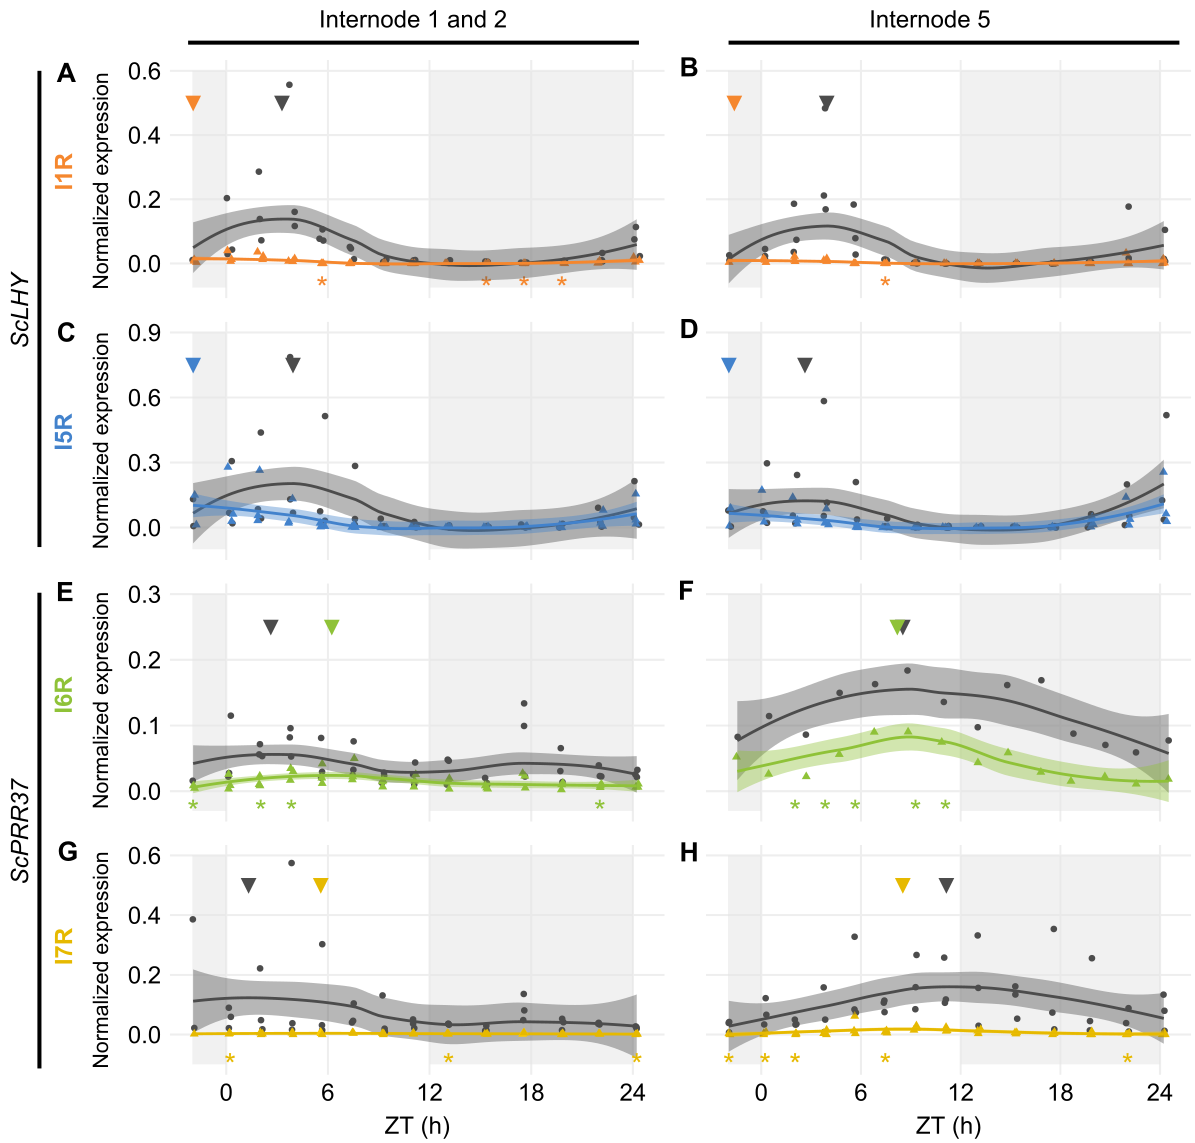

Generate this figure with R:
library(ggplot2)
library(scales)
library(reshape2)
library(cowplot)
library(png)
library(grid)
library(RColorBrewer)

theme_set(theme_cowplot())

#1100 x 1100

#FS <- "#874D96"
#AS <- "#3A934C"
FS_line = "solid"
AS_line = "dashed"

FS <- "#4d4d4d"
AS1 <- "#F7882F"
AS2 <- "#4484CE"

LHY1_timecourses_I1C2 <- read.csv("LHY1_splicing_I1C2_all.txt", sep="\t")
LHY1_timecourses_I1C2$Splice = factor(LHY1_timecourses_I1C2$Splice, levels=c("FS", "AS"))
LHY.1_I1C2 <- ggplot(data=LHY1_timecourses_I1C2, aes(x=CT, y=LHY.1, group=Splice)) +
  annotate("rect", xmin = -2, xmax = 0, ymin = -0.075, ymax = 0.6, alpha = .5, fill = "#e3e3e3")+
  annotate("rect", xmin = 12, xmax = 24, ymin = -0.075, ymax = 0.6, alpha = .5, fill = "#e3e3e3")+
  annotate("text", x = 3.29, y = 0.5, label = "\u25bc", size = 6, colour=FS)+
  annotate("text", x = -1.95, y = 0.5, label = "\u25bc", size = 6, colour=AS1)+
  annotate("text", x = 5.66, y = -0.075, label = "\u002a", size = 8, colour=AS1)+
  annotate("text", x = 15.35, y = -0.075, label = "\u002a", size = 8, colour=AS1)+
  annotate("text", x = 17.58, y = -0.075, label = "\u002a", size = 8, colour=AS1)+
  annotate("text", x = 19.81, y = -0.075, label = "\u002a", size = 8, colour=AS1)+
  geom_jitter(aes(col=Splice, shape = Splice),position=position_jitter(0.2), size = 2) +
  #stat_summary(aes(group=Splice, col=Splice, linetype=Splice), fun.y=mean, geom="line", size = 1.0)+
  stat_smooth(aes(group = Splice, colour = Splice, fill=Splice, outfit=fit2<<-..y..), span = 0.8)+
  scale_colour_manual(values=c(FS, AS1))+
  scale_fill_manual(values=c(FS, AS1))+
  scale_linetype_manual(values=c(FS_line, AS_line)) +
  scale_x_continuous(breaks=seq(0,24,6), name="ZT (h)", limits=c(-2, 24.55))+
  scale_y_continuous(breaks=seq(0,0.6,0.2), name="Normalized Expression", limits=c(-0.075,0.6))+
  theme(panel.grid.major = element_line(colour = "#efefef", size = 0.75), 
        text = element_text(size=18), 
        axis.ticks = element_blank(),
        axis.line = element_blank(),
        #axis.text.x = element_text(size=18),
        axis.text.x = element_blank(),
        axis.title.x = element_blank(),
        axis.text.y = element_text(size=18),
        legend.position = "none"
  )
LHY.1_I1C2

#method to identify the peak and though of the smoothed fit in C2
fit2 <- data.frame(fit2)
fit3 <- fit2[1:60, ]
fit4 <- fit2[81:140, ]
fit5 <- cbind(fit3, fit4)
fit5 <- data.frame(fit5)
maxFS0 <- data.frame(which(fit5 == max(fit5$fit3), arr.ind=TRUE))
maxFS <- ((maxFS0$row-1)*26.18/80)-1.95
maxAS0 <- data.frame(which(fit5 == max(fit5$fit4), arr.ind=TRUE))
maxAS <- ((maxAS0$row-1)*26.18/80)-1.95
minFS0 <- data.frame(which(fit5 == min(fit5$fit3), arr.ind=TRUE))
minFS <- ((minFS0$row-1)*26.18/80)-1.95
minAS0 <- data.frame(which(fit5 == min(fit5$fit4), arr.ind=TRUE))
minAS <- ((minAS0$row-1)*26.18/80)-1.95
FinalMaxMin <- cbind(maxFS, minFS, maxAS, minAS)
round(FinalMaxMin)

LHY1_timecourses_I5C2 <- read.csv("LHY1_splicing_I5C2_all.txt", sep="\t")
LHY1_timecourses_I5C2$Splice = factor(LHY1_timecourses_I5C2$Splice, levels=c("FS", "AS"))
LHY.1_I5C2 <- ggplot(data=LHY1_timecourses_I5C2, aes(x=CT, y=LHY.1, group=Splice)) +
  annotate("rect", xmin = -2, xmax = 0, ymin = -0.075, ymax = 0.6, alpha = .5, fill = "#e3e3e3")+
  annotate("rect", xmin = 12, xmax = 24, ymin = -0.075, ymax = 0.6, alpha = .5, fill = "#e3e3e3")+
  annotate("text", x = 3.94, y = 0.5, label = "\u25bc", size = 6, colour=FS)+
  annotate("text", x = -1.62, y = 0.5, label = "\u25bc", size = 6, colour=AS1)+
  annotate("text", x = 7.47, y = -0.075, label = "\u002a", size = 8, colour=AS1)+
  geom_jitter(aes(col=Splice, shape = Splice),position=position_jitter(0.1), size = 2) +
  stat_smooth(aes(group = Splice, colour = Splice, fill=Splice, outfit=fit2<<-..y..), span = 0.8)+
  scale_fill_manual(values=c(FS, AS1))+
  scale_colour_manual(values=c(FS, AS1))+
  scale_linetype_manual(values=c(FS_line, AS_line)) +
  scale_x_continuous(breaks=seq(0,24,6), name="ZT (h)", limits=c(-2, 24.55))+
  scale_y_continuous(breaks=seq(0,0.6,0.2), name="Normalized Expression", limits=c(-0.075,0.6))+
  theme(panel.grid.major = element_line(colour = "#efefef", size = 0.75), 
        text = element_text(size=18), 
        axis.ticks = element_blank(),
        axis.line = element_blank(),
        #axis.text.x = element_text(size=18),
        axis.text.x = element_blank(),
        axis.title.x = element_blank(),
        #axis.text.y = element_text(size=18),
        axis.text.y = element_blank(),
        axis.title.y = element_blank(),
        legend.position = "none"
  )
LHY.1_I5C2

#method to identify the peak and though of the smoothed fit in C2
fit2 <- data.frame(fit2)
fit3 <- fit2[1:60, ]
fit4 <- fit2[81:140, ]
fit5 <- cbind(fit3, fit4)
fit5 <- data.frame(fit5)
maxFS0 <- data.frame(which(fit5 == max(fit5$fit3), arr.ind=TRUE))
maxFS <- ((maxFS0$row-1)*26.18/80)-1.95
maxAS0 <- data.frame(which(fit5 == max(fit5$fit4), arr.ind=TRUE))
maxAS <- ((maxAS0$row-1)*26.18/80)-1.95
minFS0 <- data.frame(which(fit5 == min(fit5$fit3), arr.ind=TRUE))
minFS <- ((minFS0$row-1)*26.18/80)-1.95
minAS0 <- data.frame(which(fit5 == min(fit5$fit4), arr.ind=TRUE))
minAS <- ((minAS0$row-1)*26.18/80)-1.95
FinalMaxMin <- cbind(maxFS, minFS, maxAS, minAS)
round(FinalMaxMin)


LHY4_timecourses_I1C2 <- read.csv("LHY4_splicing_I1C2_all.txt", sep="\t")
LHY4_timecourses_I1C2$Splice = factor(LHY4_timecourses_I1C2$Splice, levels=c("FS", "AS"))
LHY.4_I1C2 <- ggplot(data=LHY4_timecourses_I1C2, aes(x=CT, y=LHY.4, group=Splice)) +
  annotate("rect", xmin = -2, xmax = 0, ymin = -0.1, ymax = 0.9, alpha = .5, fill = "#e3e3e3")+
  annotate("rect", xmin = 12, xmax = 24, ymin = -0.1, ymax = 0.9, alpha = .5, fill = "#e3e3e3")+
  annotate("text", x = 3.94, y = 0.75, label = "\u25bc", size = 6, colour=FS)+
  annotate("text", x = -1.95, y = 0.75, label = "\u25bc", size = 6, colour=AS2)+
  #geom_errorbar(aes(ymin=LHY.4-LHY.4_SD, ymax=LHY.4+LHY.4_SD, colour = Splice), width=.5,  size = 1.0, position=position_dodge(.3))+ 
  geom_jitter(aes(col=Splice, shape = Splice),position=position_jitter(0.2), size = 2) +
  stat_smooth(aes(group = Splice, colour = Splice, fill=Splice, outfit=fit2<<-..y..), span = 0.8)+
  scale_fill_manual(values=c(FS, AS2))+
  scale_colour_manual(values=c(FS, AS2))+
  scale_linetype_manual(values=c(FS_line, AS_line)) +
  scale_x_continuous(breaks=seq(0,24,6), name="ZT (h)", limits=c(-2, 24.55))+
  scale_y_continuous(breaks=seq(0,0.9,0.3), name="Normalized Expression", limits=c(-0.1,0.9))+
  theme(panel.grid.major = element_line(colour = "#efefef", size = 0.75), 
        text = element_text(size=18), 
        axis.ticks = element_blank(),
        axis.line = element_blank(),
        #axis.text.x = element_text(size=18),
        axis.text.x = element_blank(),
        axis.title.x = element_blank(),
        axis.text.y = element_text(size=18),
        #axis.text.y = element_blank(),
        #axis.title.y = element_blank(),
        legend.position = "none"
  )
LHY.4_I1C2

#method to identify the peak and though of the smoothed fit in C2
fit2 <- data.frame(fit2)
fit3 <- fit2[1:60, ]
fit4 <- fit2[81:140, ]
fit5 <- cbind(fit3, fit4)
fit5 <- data.frame(fit5)
maxFS0 <- data.frame(which(fit5 == max(fit5$fit3), arr.ind=TRUE))
maxFS <- ((maxFS0$row-1)*26.18/80)-1.95
maxAS0 <- data.frame(which(fit5 == max(fit5$fit4), arr.ind=TRUE))
maxAS <- ((maxAS0$row-1)*26.18/80)-1.95
minFS0 <- data.frame(which(fit5 == min(fit5$fit3), arr.ind=TRUE))
minFS <- ((minFS0$row-1)*26.18/80)-1.95
minAS0 <- data.frame(which(fit5 == min(fit5$fit4), arr.ind=TRUE))
minAS <- ((minAS0$row-1)*26.18/80)-1.95
FinalMaxMin <- cbind(maxFS, minFS, maxAS, minAS)
round(FinalMaxMin)


LHY4_timecourses_I5C2 <- read.csv("LHY4_splicing_I5C2_all.txt", sep="\t")
LHY4_timecourses_I5C2$Splice = factor(LHY4_timecourses_I5C2$Splice, levels=c("FS", "AS"))
LHY.4_I5C2 <- ggplot(data=LHY4_timecourses_I5C2, aes(x=CT, y=LHY.4, group=Splice)) +
  annotate("rect", xmin = -2, xmax = 0, ymin = -0.1, ymax = 0.9, alpha = .5, fill = "#e3e3e3")+
  annotate("rect", xmin = 12, xmax = 24, ymin = -0.1, ymax = 0.9, alpha = .5, fill = "#e3e3e3")+
  annotate("text", x = 2.63, y = 0.75, label = "\u25bc", size = 6, colour=FS)+
  annotate("text", x = -1.95, y = 0.75, label = "\u25bc", size = 6, colour=AS2)+
  #geom_errorbar(aes(ymin=LHY.4-LHY.4_SD, ymax=LHY.4+LHY.4_SD, colour = Splice), width=.5,  size = 1.0, position=position_dodge(.3))+ 
  geom_jitter(aes(col=Splice, shape = Splice),position=position_jitter(0.2), size = 2) +
  stat_smooth(aes(group = Splice, colour = Splice, fill=Splice, outfit=fit2<<-..y..), span = 0.8)+
  scale_fill_manual(values=c(FS, AS2))+
  #annotate("text", x = 12, y = 1.2, label = "LHY4_C1F1P1", size = 7, parse = TRUE)+
  scale_colour_manual(values=c(FS, AS2))+
  scale_linetype_manual(values=c(FS_line, AS_line)) +
  scale_x_continuous(breaks=seq(0,24,6), name="ZT (h)", limits=c(-2, 24.55))+
  scale_y_continuous(breaks=seq(0,0.9,0.3), name="Normalized Expression", limits=c(-0.1,0.9))+
  theme(panel.grid.major = element_line(colour = "#efefef", size = 0.75), 
        text = element_text(size=18), 
        axis.ticks = element_blank(),
        axis.line = element_blank(),
        #axis.text.x = element_text(size=18),
        axis.text.x = element_blank(),
        axis.title.x = element_blank(),
        #axis.text.y = element_text(size=18),
        axis.text.y = element_blank(),
        axis.title.y = element_blank(),
        legend.position = "none"
  )
LHY.4_I5C2

#method to identify the peak and though of the smoothed fit in C2
fit2 <- data.frame(fit2)
fit3 <- fit2[1:60, ]
fit4 <- fit2[81:140, ]
fit5 <- cbind(fit3, fit4)
fit5 <- data.frame(fit5)
maxFS0 <- data.frame(which(fit5 == max(fit5$fit3), arr.ind=TRUE))
maxFS <- ((maxFS0$row-1)*26.18/80)-1.95
maxAS0 <- data.frame(which(fit5 == max(fit5$fit4), arr.ind=TRUE))
maxAS <- ((maxAS0$row-1)*26.18/80)-1.95
minFS0 <- data.frame(which(fit5 == min(fit5$fit3), arr.ind=TRUE))
minFS <- ((minFS0$row-1)*26.18/80)-1.95
minAS0 <- data.frame(which(fit5 == min(fit5$fit4), arr.ind=TRUE))
minAS <- ((minAS0$row-1)*26.18/80)-1.95
FinalMaxMin <- cbind(maxFS, minFS, maxAS, minAS)
round(FinalMaxMin)

AS4 <- "#FECE00"
AS3 <- "#8FC33A"

PRR3731_timecourses_I1C2 <- read.csv("PRR3731_splicing_I1C2_all.txt", sep="\t")
PRR3731_timecourses_I1C2$Splice = factor(PRR3731_timecourses_I1C2$Splice, levels=c("FS", "AS"))
PRR37.31_I1C2 <- ggplot(data=PRR3731_timecourses_I1C2, aes(x=CT, y=PRR37.31, group=Splice)) +
  annotate("rect", xmin = -2, xmax = 0, ymin = -0.03, ymax = 0.3, alpha = .5, fill = "#e3e3e3")+
  annotate("rect", xmin = 12, xmax = 24, ymin = -0.03, ymax = 0.3, alpha = .5, fill = "#e3e3e3")+
  geom_jitter(aes(col=Splice, shape = Splice),position=position_jitter(0.1), size = 2) +
  stat_smooth(aes(group = Splice, colour = Splice, fill=Splice, outfit=fit2<<-..y..), span = 0.8)+
  annotate("text", x = 2.63, y = 0.25, label = "\u25bc", size = 6, colour=FS)+
  annotate("text", x = 6.23, y = 0.25, label = "\u25bc", size = 6, colour=AS3)+
  annotate("text", x = -1.95, y = -0.03, label = "\u002a", size = 8, colour=AS3)+
  annotate("text", x = 2.04, y = -0.03, label = "\u002a", size = 8, colour=AS3)+
  annotate("text", x = 3.85, y = -0.03, label = "\u002a", size = 8, colour=AS3)+
  annotate("text", x = 22.05, y = -0.03, label = "\u002a", size = 8, colour=AS3)+
  scale_fill_manual(values=c(FS, AS3))+
  scale_colour_manual(values=c(FS, AS3))+
  scale_linetype_manual(values=c(FS_line, AS_line)) +
  scale_x_continuous(breaks=seq(0,24,6), name="ZT (h)", limits=c(-2, 24.55))+
  scale_y_continuous(breaks=seq(0,0.3,0.1), name="Normalized Expression", limits=c(-0.03,0.3))+
  theme(panel.grid.major = element_line(colour = "#efefef", size = 0.75), 
        text = element_text(size=18), 
        axis.ticks = element_blank(),
        axis.line = element_blank(),
        #axis.text.x = element_text(size=18),
        axis.text.x = element_blank(),
        axis.title.x = element_blank(),
        axis.text.y = element_text(size=18),
        #axis.text.y = element_blank(),
        #axis.title.y = element_blank(),
        legend.position = "none"
  )
PRR37.31_I1C2

#method to identify the peak and though of the smoothed fit in C2
fit2 <- data.frame(fit2)
fit3 <- fit2[1:60, ]
fit4 <- fit2[81:140, ]
fit5 <- cbind(fit3, fit4)
fit5 <- data.frame(fit5)
maxFS0 <- data.frame(which(fit5 == max(fit5$fit3), arr.ind=TRUE))
maxFS <- ((maxFS0$row-1)*26.18/80)-1.95
maxAS0 <- data.frame(which(fit5 == max(fit5$fit4), arr.ind=TRUE))
maxAS <- ((maxAS0$row-1)*26.18/80)-1.95
minFS0 <- data.frame(which(fit5 == min(fit5$fit3), arr.ind=TRUE))
minFS <- ((minFS0$row-1)*26.18/80)-1.95
minAS0 <- data.frame(which(fit5 == min(fit5$fit4), arr.ind=TRUE))
minAS <- ((minAS0$row-1)*26.18/80)-1.95
FinalMaxMin <- cbind(maxFS, minFS, maxAS, minAS)
round(FinalMaxMin)

PRR3731_timecourses_I5C2 <- read.csv("PRR3731_splicing_I5C2_all.txt", sep="\t")
PRR3731_timecourses_I5C2$Splice = factor(PRR3731_timecourses_I5C2$Splice, levels=c("FS", "AS"))
PRR37.31_I5C2 <- ggplot(data=PRR3731_timecourses_I5C2, aes(x=CT, y=PRR37.31, group=Splice)) +
  annotate("rect", xmin = -2, xmax = 0, ymin = -0.03, ymax = 0.3, alpha = .5, fill = "#e3e3e3")+
  annotate("rect", xmin = 12, xmax = 24, ymin = -0.03, ymax = 0.3, alpha = .5, fill = "#e3e3e3")+
  annotate("text", x = 8.52, y = 0.25, label = "\u25bc", size = 6, colour=FS)+
  annotate("text", x = 8.19, y = 0.25, label = "\u25bc", size = 6, colour=AS3)+
  annotate("text", x = 2.04, y = -0.03, label = "\u002a", size = 8, colour=AS3)+
  annotate("text", x = 3.85, y = -0.03, label = "\u002a", size = 8, colour=AS3)+
  annotate("text", x = 5.66, y = -0.03, label = "\u002a", size = 8, colour=AS3)+
  annotate("text", x = 9.29, y = -0.03, label = "\u002a", size = 8, colour=AS3)+
  annotate("text", x = 11.09, y = -0.03, label = "\u002a", size = 8, colour=AS3)+
  geom_jitter(aes(col=Splice, shape = Splice),position=position_jitter(0.1), size = 2) +
  stat_smooth(aes(group = Splice, colour = Splice, fill=Splice, outfit=fit2<<-..y..), span = 0.8)+
  scale_fill_manual(values=c(FS, AS3))+
  scale_colour_manual(values=c(FS, AS3))+
  scale_linetype_manual(values=c(FS_line, AS_line)) +
  scale_x_continuous(breaks=seq(0,24,6), name="ZT (h)", limits=c(-2, 24.55))+
  scale_y_continuous(breaks=seq(0,0.3,0.1), name="Normalized Expression", limits=c(-0.03,0.3))+
  theme(panel.grid.major = element_line(colour = "#efefef", size = 0.75), 
        text = element_text(size=18), 
        axis.ticks = element_blank(),
        axis.line = element_blank(),
        #axis.text.x = element_text(size=18),
        axis.text.x = element_blank(),
        axis.title.x = element_blank(),
        #axis.text.y = element_text(size=18),
        axis.text.y = element_blank(),
        axis.title.y = element_blank(),
        legend.position = "none"
  )
PRR37.31_I5C2

#method to identify the peak and though of the smoothed fit in C2
fit2 <- data.frame(fit2)
fit3 <- fit2[1:60, ]
fit4 <- fit2[81:140, ]
fit5 <- cbind(fit3, fit4)
fit5 <- data.frame(fit5)
maxFS0 <- data.frame(which(fit5 == max(fit5$fit3), arr.ind=TRUE))
maxFS <- ((maxFS0$row-1)*26.18/80)-1.95
maxAS0 <- data.frame(which(fit5 == max(fit5$fit4), arr.ind=TRUE))
maxAS <- ((maxAS0$row-1)*26.18/80)-1.95
minFS0 <- data.frame(which(fit5 == min(fit5$fit3), arr.ind=TRUE))
minFS <- ((minFS0$row-1)*26.18/80)-1.95
minAS0 <- data.frame(which(fit5 == min(fit5$fit4), arr.ind=TRUE))
minAS <- ((minAS0$row-1)*26.18/80)-1.95
FinalMaxMin <- cbind(maxFS, minFS, maxAS, minAS)
round(FinalMaxMin)

PRR3732_timecourses_I1C2 <- read.csv("PRR3732_splicing_I1C2_all.txt", sep="\t")
PRR3732_timecourses_I1C2$Splice = factor(PRR3732_timecourses_I1C2$Splice, levels=c("FS", "AS"))
PRR37.32_I1C2 <- ggplot(data=PRR3732_timecourses_I1C2, aes(x=CT, y=PRR37.32, group=Splice)) +
  annotate("rect", xmin = -2, xmax = 0, ymin = -0.1, ymax = 0.6, alpha = .5, fill = "#e3e3e3")+
  annotate("rect", xmin = 12, xmax = 24, ymin = -0.1, ymax = 0.6, alpha = .5, fill = "#e3e3e3")+
  stat_smooth(aes(group = Splice, colour = Splice, fill=Splice, outfit=fit2<<-..y..), span = 0.8)+
  scale_fill_manual(values=c(FS, AS4))+
  scale_colour_manual(values=c(FS, AS4))+
  scale_linetype_manual(values=c(FS_line, AS_line)) +
  geom_jitter(aes(col=Splice, shape = Splice),position=position_jitter(0.1), size = 2) +
  annotate("text", x = 1.32, y = 0.5, label = "\u25bc", size = 6, colour=FS)+
  annotate("text", x = 5.58, y = 0.5, label = "\u25bc", size = 6, colour=AS4)+
  annotate("text", x = 0.23, y = -0.1, label = "\u002a", size = 8, colour=AS4)+
  annotate("text", x = 13.12, y = -0.1, label = "\u002a", size = 8, colour=AS4)+
  annotate("text", x = 24.23, y = -0.1, label = "\u002a", size = 8, colour=AS4)+
  scale_x_continuous(breaks=seq(0,24,6), name="ZT (h)", limits=c(-2, 24.55))+
  scale_y_continuous(breaks=seq(0,0.6,0.2), name="Normalized Expression", limits=c(-0.1,0.6))+
  theme(panel.grid.major = element_line(colour = "#efefef", size = 0.75), 
        text = element_text(size=18), 
        axis.ticks = element_blank(),
        axis.line = element_blank(),
        axis.text.x = element_text(size=18),
        #axis.text.x = element_blank(),
        #axis.title.x = element_blank(),
        #axis.text.y = element_blank(),
        #axis.title.y = element_blank(),
        axis.text.y = element_text(size=18),
        legend.position = "none"
  )
PRR37.32_I1C2

#method to identify the peak and though of the smoothed fit in C2
fit2 <- data.frame(fit2)
fit3 <- fit2[1:60, ]
fit4 <- fit2[81:140, ]
fit5 <- cbind(fit3, fit4)
fit5 <- data.frame(fit5)
maxFS0 <- data.frame(which(fit5 == max(fit5$fit3), arr.ind=TRUE))
maxFS <- ((maxFS0$row-1)*26.18/80)-1.95
maxAS0 <- data.frame(which(fit5 == max(fit5$fit4), arr.ind=TRUE))
maxAS <- ((maxAS0$row-1)*26.18/80)-1.95
minFS0 <- data.frame(which(fit5 == min(fit5$fit3), arr.ind=TRUE))
minFS <- ((minFS0$row-1)*26.18/80)-1.95
minAS0 <- data.frame(which(fit5 == min(fit5$fit4), arr.ind=TRUE))
minAS <- ((minAS0$row-1)*26.18/80)-1.95
FinalMaxMin <- cbind(maxFS, minFS, maxAS, minAS)
round(FinalMaxMin)

PRR3732_timecourses_I5C2 <- read.csv("PRR3732_splicing_I5C2_all.txt", sep="\t")
PRR3732_timecourses_I5C2$Splice = factor(PRR3732_timecourses_I5C2$Splice, levels=c("FS", "AS"))
PRR37.32_I5C2 <- ggplot(data=PRR3732_timecourses_I5C2, aes(x=CT, y=PRR37.32, group=Splice)) +
  annotate("rect", xmin = -2, xmax = 0, ymin = -0.1, ymax = 0.6, alpha = .5, fill = "#e3e3e3")+
  annotate("rect", xmin = 12, xmax = 24, ymin = -0.1, ymax = 0.6, alpha = .5, fill = "#e3e3e3")+
  annotate("text", x = 11.14, y = 0.5, label = "\u25bc", size = 6, colour=FS)+
  annotate("text", x = 8.52, y = 0.5, label = "\u25bc", size = 6, colour=AS4)+
  annotate("text", x = -1.95, y = -0.1, label = "\u002a", size = 8, colour=AS4)+
  annotate("text", x = 0.23, y = -0.1, label = "\u002a", size = 8, colour=AS4)+
  annotate("text", x = 2.04, y = -0.1, label = "\u002a", size = 8, colour=AS4)+
  annotate("text", x = 7.47, y = -0.1, label = "\u002a", size = 8, colour=AS4)+
  annotate("text", x = 22.05, y = -0.1, label = "\u002a", size = 8, colour=AS4)+
    geom_jitter(aes(col=Splice, shape = Splice),position=position_jitter(0.1), size = 2) +
  stat_smooth(aes(group = Splice, colour = Splice, fill=Splice, outfit=fit2<<-..y..), span = 0.8)+
  scale_fill_manual(values=c(FS, AS4))+
  scale_colour_manual(values=c(FS, AS4))+
  scale_linetype_manual(values=c(FS_line, AS_line)) +
  scale_x_continuous(breaks=seq(0,24,6), name="ZT (h)", limits=c(-2, 24.55))+
  scale_y_continuous(breaks=seq(0,0.6,0.2), name="Normalized Expression", limits=c(-0.1,0.6))+
  theme(panel.grid.major = element_line(colour = "#efefef", size = 0.75), 
        text = element_text(size=18), 
        axis.ticks = element_blank(),
        axis.line = element_blank(),
        axis.text.x = element_text(size=18),
        #axis.text.y = element_text(size=18),
        axis.text.y = element_blank(),
        axis.title.y = element_blank(),
        legend.position = "none"
  )
PRR37.32_I5C2

#method to identify the peak and though of the smoothed fit in C2
fit2 <- data.frame(fit2)
fit3 <- fit2[1:60, ]
fit4 <- fit2[81:140, ]
fit5 <- cbind(fit3, fit4)
fit5 <- data.frame(fit5)
maxFS0 <- data.frame(which(fit5 == max(fit5$fit3), arr.ind=TRUE))
maxFS <- ((maxFS0$row-1)*26.18/80)-1.95
maxAS0 <- data.frame(which(fit5 == max(fit5$fit4), arr.ind=TRUE))
maxAS <- ((maxAS0$row-1)*26.18/80)-1.95
minFS0 <- data.frame(which(fit5 == min(fit5$fit3), arr.ind=TRUE))
minFS <- ((minFS0$row-1)*26.18/80)-1.95
minAS0 <- data.frame(which(fit5 == min(fit5$fit4), arr.ind=TRUE))
minAS <- ((minAS0$row-1)*26.18/80)-1.95
FinalMaxMin <- cbind(maxFS, minFS, maxAS, minAS)
round(FinalMaxMin)


plot_grid(LHY.1_I1C2, LHY.1_I5C2, LHY.4_I1C2, LHY.4_I5C2, PRR37.31_I1C2, PRR37.31_I5C2, PRR37.32_I1C2, PRR37.32_I5C2, labels = c("A", "B", "C", "D", "E", "F", "G", "H"), ncol = 2, align = "none", rel_widths = c(1.16, 1),rel_heights = c(1,1,1,1.2),label_size = 20)
